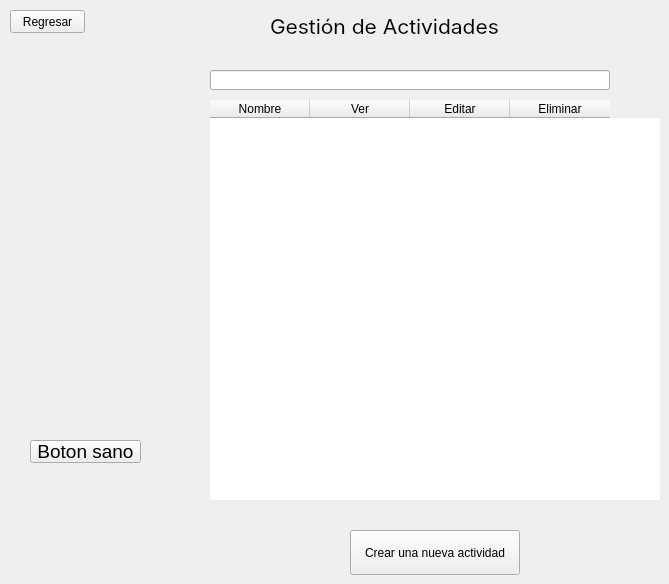
            <widget class="QWidget" name="actividades_profesor">
             <widget class="QPushButton" name="button_actividades_regresar">
              <property name="geometry">
               <rect>
                <x>10</x>
                <y>10</y>
                <width>75</width>
                <height>23</height>
               </rect>
              </property>
              <property name="text">
               <string>Regresar</string>
              </property>
             </widget>
             <widget class="QLineEdit" name="input_actividades_search">
              <property name="geometry">
               <rect>
                <x>210</x>
                <y>70</y>
                <width>400</width>
                <height>20</height>
               </rect>
              </property>
             </widget>
             <widget class="QTableWidget" name="table_actividades">
              <property name="geometry">
               <rect>
                <x>210</x>
                <y>100</y>
                <width>450</width>
                <height>400</height>
               </rect>
              </property>
              <property name="styleSheet">
               <string notr="true">border: 0px;</string>
              </property>
              <property name="showGrid">
               <bool>false</bool>
              </property>
              <property name="wordWrap">
               <bool>false</bool>
              </property>
              <property name="cornerButtonEnabled">
               <bool>false</bool>
              </property>
              <column>
               <property name="text">
                <string>Nombre</string>
               </property>
              </column>
              <column>
               <property name="text">
                <string>Ver</string>
               </property>
              </column>
              <column>
               <property name="text">
                <string>Editar</string>
               </property>
              </column>
              <column>
               <property name="text">
                <string>Eliminar</string>
               </property>
              </column>
             </widget>
             <widget class="QLabel" name="label_materias_title_2">
              <property name="geometry">
               <rect>
                <x>270</x>
                <y>10</y>
                <width>250</width>
                <height>32</height>
               </rect>
              </property>
              <property name="font">
               <font>
                <family>Inter</family>
                <pointsize>16</pointsize>
               </font>
              </property>
              <property name="styleSheet">
               <string notr="true">QLabel{
	qproperty-geometry: rect(270 10 250 32);
}</string>
              </property>
              <property name="text">
               <string>Gestión de Actividades</string>
              </property>
             </widget>
             <widget class="QPushButton" name="button_actualizar_examen">
              <property name="geometry">
               <rect>
                <x>30</x>
                <y>440</y>
                <width>111</width>
                <height>23</height>
               </rect>
              </property>
              <property name="font">
               <font>
                <pointsize>14</pointsize>
               </font>
              </property>
              <property name="text">
               <string>Boton sano</string>
              </property>
             </widget>
             <widget class="QPushButton" name="button_actividades_crear">
              <property name="geometry">
               <rect>
                <x>350</x>
                <y>530</y>
                <width>170</width>
                <height>45</height>
               </rect>
              </property>
              <property name="text">
               <string>Crear una nueva actividad</string>
              </property>
              <property name="icon">
               <iconset>
                <normaloff>../src/icons/icon_agregar.png</normaloff>../src/icons/icon_agregar.png</iconset>
              </property>
              <property name="iconSize">
               <size>
                <width>40</width>
                <height>40</height>
               </size>
              </property>
              <property name="autoDefault">
               <bool>false</bool>
              </property>
             </widget>
            </widget>
